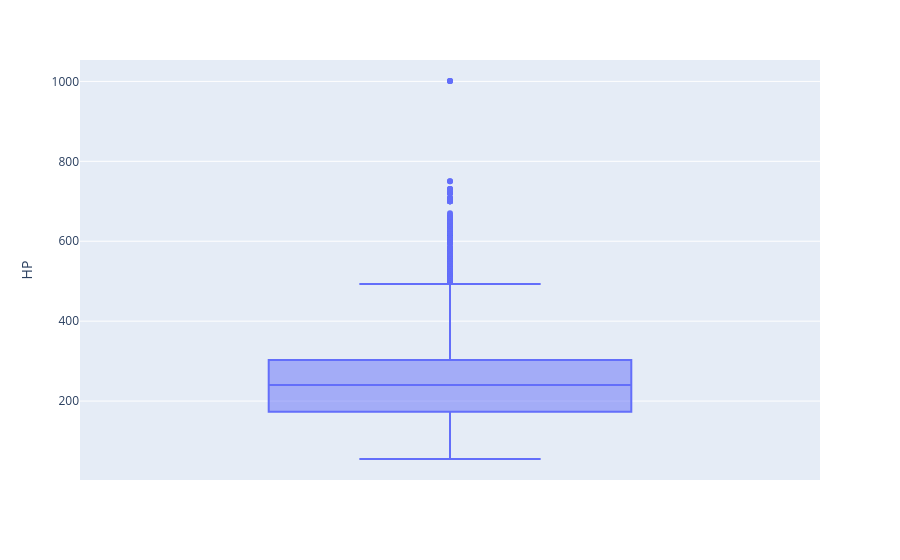

This figure's notebook cell:
### Code cell
figure = px.box(Data, y = "HP")
figure.show()

### Figure 1 — Plotly figure (JSON) as saved in the notebook; plotly's stock layout.template omitted (floating-point values rounded to 4 significant figures; data arrays with more than 128 entries replaced by an {"elided": "..."} marker saying what was removed)
{"data": [{"alignmentgroup": "True", "hovertemplate": "HP=%{y}<extra></extra>", "legendgroup": "", "marker": {"color": "#636efa"}, "name": "", "notched": false, "offsetgroup": "", "orientation": "v", "showlegend": false, "type": "box", "x0": " ", "xaxis": "x", "y": {"elided": "10827 int values"}, "y0": " ", "yaxis": "y"}], "layout": {"boxmode": "group", "legend": {"tracegroupgap": 0}, "margin": {"t": 60}, "xaxis": {"anchor": "y", "domain": [0, 1]}, "yaxis": {"anchor": "x", "domain": [0, 1], "title": {"text": "HP"}}}}
